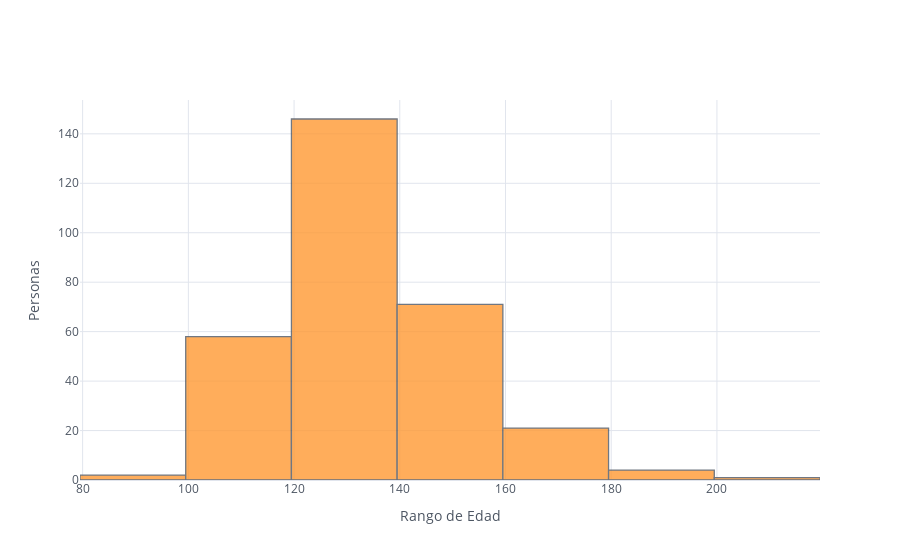

The cell this chart's notebook holds for it:
### Markdown cell above
Ahora elaboraremos un histograma que permita visualizar la presión arterial ( `trestbps`) comparada con el porcentaje de personas si diagnosticadas con una enfermedad cardiaca y las que no han sido diagnosticadas.

### Code cell
# El histograma de la distribución de la presión
heart['trestbps'].iplot(kind='histogram', xTitle='Rango de Edad',
                        yTitle='Personas', bins = 6)

### Figure 1 — Plotly figure (JSON) as saved in the notebook; plotly's stock layout.template omitted (floating-point values rounded to 4 significant figures; data arrays with more than 128 entries replaced by an {"elided": "..."} marker saying what was removed)
{"data": [{"histfunc": "count", "histnorm": "", "marker": {"color": "rgba(255, 153, 51, 1.0)", "line": {"color": "#4D5663", "width": 1.3}}, "name": "trestbps", "nbinsx": 6, "opacity": 0.8, "orientation": "v", "type": "histogram", "x": {"elided": "303 int values"}}], "layout": {"barmode": "overlay", "legend": {"bgcolor": "#FFFFFF", "font": {"color": "#4D5663"}}, "paper_bgcolor": "#FFFFFF", "plot_bgcolor": "#FFFFFF", "title": {"font": {"color": "#4D5663"}}, "xaxis": {"gridcolor": "#E1E5ED", "showgrid": true, "tickfont": {"color": "#4D5663"}, "title": {"font": {"color": "#4D5663"}, "text": "Rango de Edad"}, "zerolinecolor": "#E1E5ED"}, "yaxis": {"gridcolor": "#E1E5ED", "showgrid": true, "tickfont": {"color": "#4D5663"}, "title": {"font": {"color": "#4D5663"}, "text": "Personas"}, "zerolinecolor": "#E1E5ED"}}}
